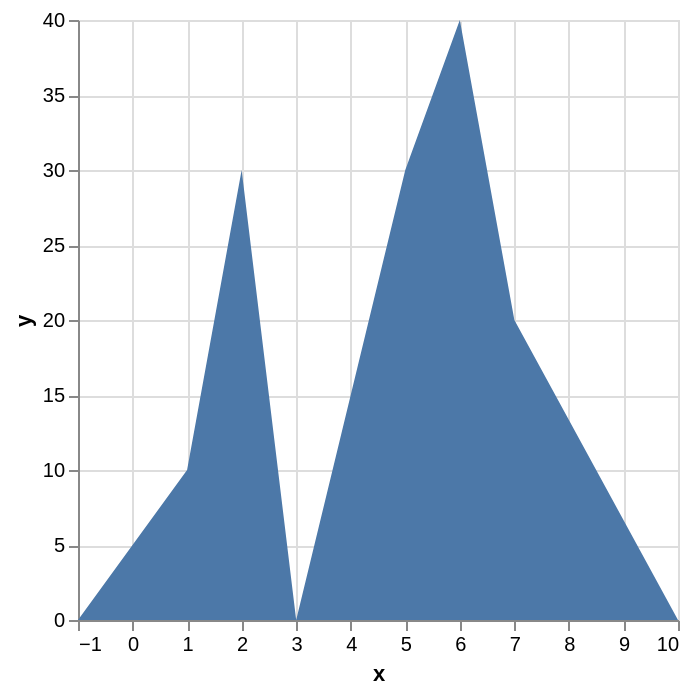

The specification (Vega-Lite) saved for this image:
### Vega-Lite specification from a JSON file in a GitHub repository (floating-point values rounded to 4 significant figures)
{"$schema": "https://vega.github.io/schema/vega-lite/v6.json", "data": {"values": [{"x": -1, "y": null}, {"x": 1, "y": 10}, {"x": 2, "y": 30}, {"x": 3, "y": null}, {"x": 4, "y": 15}, {"x": 5, "y": 30}, {"x": 6, "y": 40}, {"x": 7, "y": 20}, {"x": 10, "y": null}]}, "mark": {"type": "area", "invalid": null}, "encoding": {"x": {"field": "x", "type": "quantitative"}, "y": {"field": "y", "type": "quantitative"}}}
